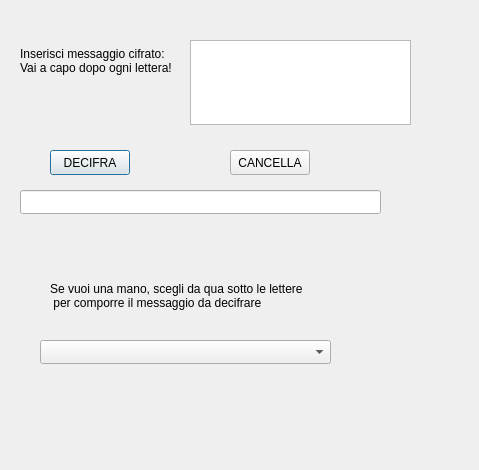
<?xml version="1.0" encoding="UTF-8"?>
<ui version="4.0">
 <class>decryption_form</class>
 <widget class="QDialog" name="decryption_form">
  <property name="geometry">
   <rect>
    <x>0</x>
    <y>0</y>
    <width>479</width>
    <height>470</height>
   </rect>
  </property>
  <property name="windowTitle">
   <string>decifra un testo</string>
  </property>
  <widget class="QLabel" name="label">
   <property name="geometry">
    <rect>
     <x>20</x>
     <y>30</y>
     <width>171</width>
     <height>61</height>
    </rect>
   </property>
   <property name="text">
    <string>Inserisci messaggio cifrato:
Vai a capo dopo ogni lettera!</string>
   </property>
  </widget>
  <widget class="QTextEdit" name="input_enc_mex">
   <property name="geometry">
    <rect>
     <x>190</x>
     <y>40</y>
     <width>221</width>
     <height>85</height>
    </rect>
   </property>
  </widget>
  <widget class="QPushButton" name="btn_decifra">
   <property name="geometry">
    <rect>
     <x>50</x>
     <y>150</y>
     <width>80</width>
     <height>25</height>
    </rect>
   </property>
   <property name="text">
    <string>DECIFRA</string>
   </property>
  </widget>
  <widget class="QLineEdit" name="output_dec">
   <property name="geometry">
    <rect>
     <x>20</x>
     <y>190</y>
     <width>361</width>
     <height>24</height>
    </rect>
   </property>
  </widget>
  <widget class="QComboBox" name="cbo_alfabeto">
   <property name="geometry">
    <rect>
     <x>40</x>
     <y>340</y>
     <width>291</width>
     <height>24</height>
    </rect>
   </property>
  </widget>
  <widget class="QPushButton" name="btn_cancella">
   <property name="geometry">
    <rect>
     <x>230</x>
     <y>150</y>
     <width>80</width>
     <height>25</height>
    </rect>
   </property>
   <property name="text">
    <string>CANCELLA</string>
   </property>
  </widget>
  <widget class="QLabel" name="label_2">
   <property name="geometry">
    <rect>
     <x>50</x>
     <y>250</y>
     <width>291</width>
     <height>91</height>
    </rect>
   </property>
   <property name="text">
    <string>Se vuoi una mano, scegli da qua sotto le lettere
 per comporre il messaggio da decifrare</string>
   </property>
  </widget>
 </widget>
 <resources/>
 <connections/>
</ui>
